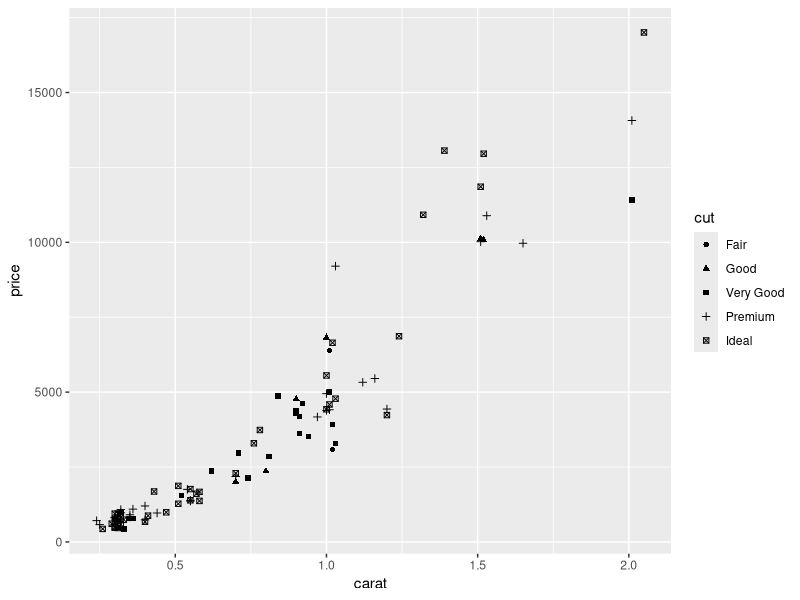
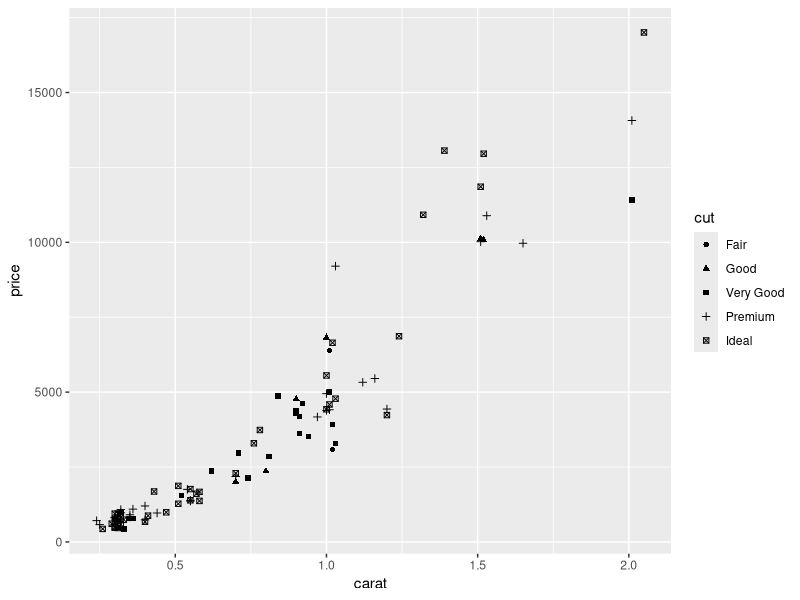
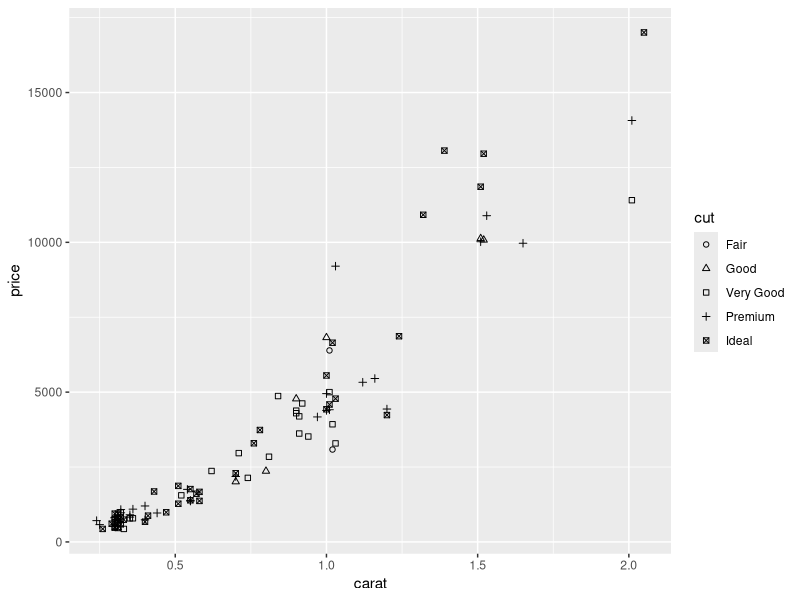
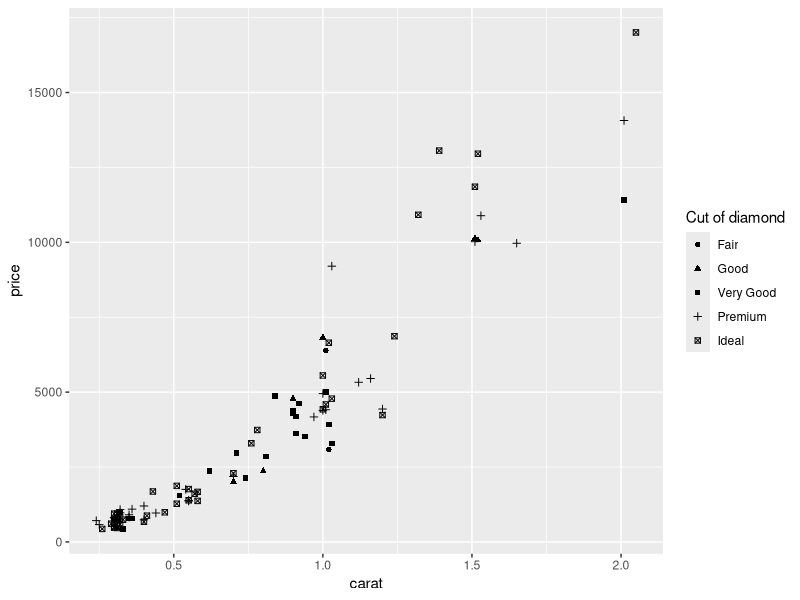
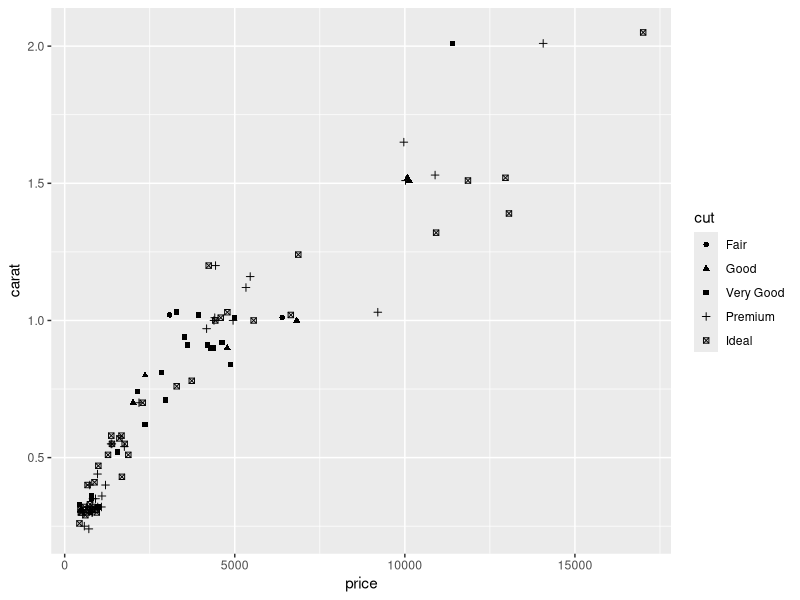
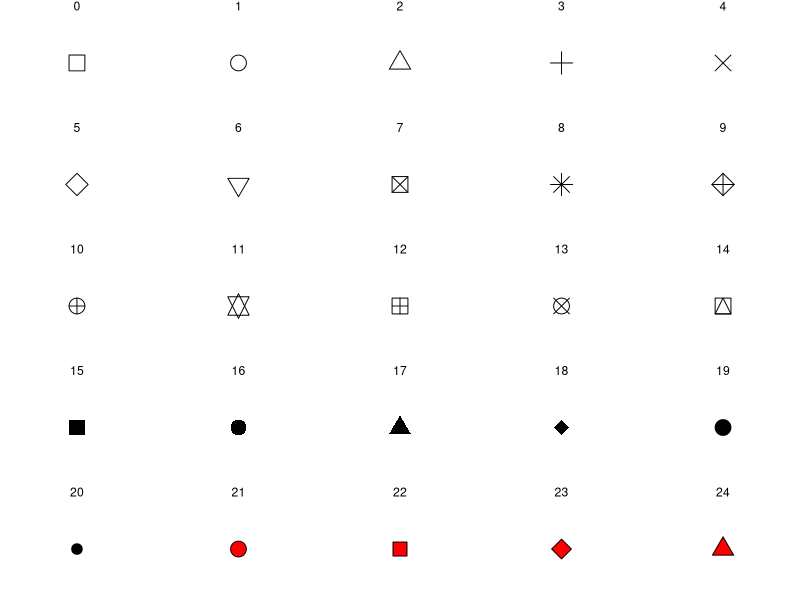

The R source for these figures, in order:
library(ggplot2)


### Name: scale_shape
### Title: Scales for shapes, aka glyphs
### Aliases: scale_shape scale_shape_binned scale_shape_discrete
###   scale_shape_ordinal scale_shape_continuous

### ** Examples

dsmall <- diamonds[sample(nrow(diamonds), 100), ]

(d <- ggplot(dsmall, aes(carat, price)) + geom_point(aes(shape = cut)))
d + scale_shape(solid = TRUE) # the default
d + scale_shape(solid = FALSE)
d + scale_shape(name = "Cut of diamond")

# To change order of levels, change order of
# underlying factor
levels(dsmall$cut) <- c("Fair", "Good", "Very Good", "Premium", "Ideal")

# Need to recreate plot to pick up new data
ggplot(dsmall, aes(price, carat)) + geom_point(aes(shape = cut))

# Show a list of available shapes
df_shapes <- data.frame(shape = 0:24)
ggplot(df_shapes, aes(0, 0, shape = shape)) +
  geom_point(aes(shape = shape), size = 5, fill = 'red') +
  scale_shape_identity() +
  facet_wrap(~shape) +
  theme_void()
